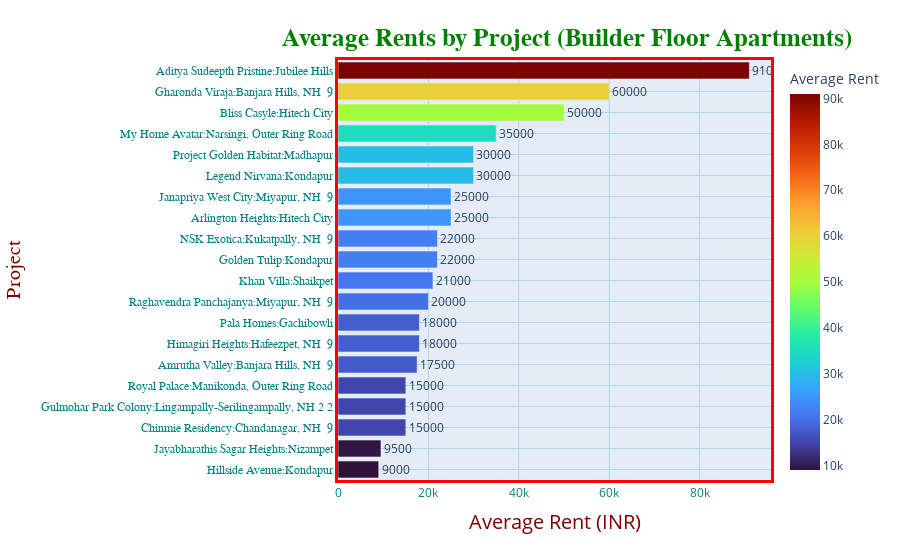

Source (notebook cell):
### Code cell
project_df = df1
project_df['pro_loc'] = project_df['project'] + ':' + project_df['locality']
project_grp = project_df.groupby('pro_loc')
project_df['project_count'] = project_grp['project'].transform('count')
project_df = project_df.loc[project_df['project_count']>=1]
project_grp = project_df.groupby('pro_loc')
project_rents = project_grp['price'].mean()
project_rents = dict(project_rents)
list1 = project_rents.keys()
list2 = project_rents.values()
projectrents_df = pd.DataFrame(list(zip(list1,list2)), columns=['project','mean_rent'])
projectrents_df['mean_rent'] = projectrents_df['mean_rent'].astype(int)

fig = px.bar(projectrents_df[0:20],y='project', x='mean_rent', text='mean_rent',orientation='h',
            labels={'mean_rent':'Average Rent'}, color='mean_rent', color_continuous_scale = 'Turbo') 

fig.update_traces(textposition='outside')
fig.update_layout(title_text="<b>Average Rents by Project (Builder Floor Apartments)</b>",
                 title_font_size=25,
                 title_font_color='green',
                 title_font_family='Titillium Web',
                 title_x=0.63,
                 title_y=0.95,
                 title_xanchor='center',
                 title_yanchor='top',
                 yaxis={'categoryorder':'total ascending'}
                 )

fig.update_xaxes(
        color='teal',
        title_text='Average Rent (INR)',
        title_font_family='Open Sans',
        title_font_size=20,
        title_font_color='maroon',
        title_standoff = 15,
        gridcolor='lightblue',
        tickmode='auto',
        linecolor='red',
        linewidth=3,
        mirror=True)

fig.update_yaxes(
        color='Teal',
        title_text='Project',
        title_font_family='Droid Sans',
        title_font_size=20,
        title_font_color='maroon',
        title_standoff = 15,
        tickfont_family='Arial',
        nticks = 20,
        gridcolor='lightblue',
        linecolor='red',
        linewidth=3,
        mirror = True)

### Figure 1 — Plotly figure (JSON) as saved in the notebook; plotly's stock layout.template omitted (floating-point values rounded to 4 significant figures)
{"data": [{"alignmentgroup": "True", "hovertemplate": "Average Rent=%{marker.color}<br>project=%{y}<extra></extra>", "legendgroup": "", "marker": {"color": [91000, 17500, 25000, 50000, 15000, 60000, 22000, 15000, 9000, 18000, 25000, 9500, 21000, 30000, 35000, 22000, 18000, 30000, 20000, 15000], "coloraxis": "coloraxis", "pattern": {"shape": ""}}, "name": "", "offsetgroup": "", "orientation": "h", "showlegend": false, "text": ["91000", "17500", "25000", "50000", "15000", "60000", "22000", "15000", "9000", "18000", "25000", "9500", "21000", "30000", "35000", "22000", "18000", "30000", "20000", "15000"], "textposition": "outside", "type": "bar", "x": [91000, 17500, 25000, 50000, 15000, 60000, 22000, 15000, 9000, 18000, 25000, 9500, 21000, 30000, 35000, 22000, 18000, 30000, 20000, 15000], "xaxis": "x", "y": ["Aditya Sudeepth Pristine:Jubilee Hills", "Amrutha Valley:Banjara Hills, NH  9", "Arlington Heights:Hitech City", "Bliss Casyle:Hitech City", "Chinmie Residency:Chandanagar, NH  9", "Gharonda Viraja:Banjara Hills, NH  9", "Golden Tulip:Kondapur", "Gulmohar Park Colony:Lingampally-Serilingampally, NH 2 2", "Hillside Avenue:Kondapur", "Himagiri Heights:Hafeezpet, NH  9", "Janapriya West City:Miyapur, NH  9", "Jayabharathis Sagar Heights:Nizampet", "Khan Villa:Shaikpet", "Legend Nirvana:Kondapur", "My Home Avatar:Narsingi, Outer Ring Road", "NSK Exotica:Kukatpally, NH  9", "Pala Homes:Gachibowli", "Project Golden Habitat:Madhapur", "Raghavendra Panchajanya:Miyapur, NH  9", "Royal Palace:Manikonda, Outer Ring Road"], "yaxis": "y"}], "layout": {"barmode": "relative", "coloraxis": {"colorbar": {"title": {"text": "Average Rent"}}, "colorscale": [[0, "#30123b"], [0.07143, "#4145ab"], [0.1429, "#4675ed"], [0.2143, "#39a2fc"], [0.2857, "#1bcfd4"], [0.3571, "#24eca6"], [0.4286, "#61fc6c"], [0.5, "#a4fc3b"], [0.5714, "#d1e834"], [0.6429, "#f3c63a"], [0.7143, "#fe9b2d"], [0.7857, "#f36315"], [0.8571, "#d93806"], [0.9286, "#b11901"], [1, "#7a0402"]]}, "legend": {"tracegroupgap": 0}, "margin": {"t": 60}, "title": {"font": {"color": "green", "family": "Titillium Web", "size": 25}, "text": "<b>Average Rents by Project (Builder Floor Apartments)</b>", "x": 0.63, "xanchor": "center", "y": 0.95, "yanchor": "top"}, "xaxis": {"anchor": "y", "color": "teal", "domain": [0, 1], "gridcolor": "lightblue", "linecolor": "red", "linewidth": 3, "mirror": true, "tickmode": "auto", "title": {"font": {"color": "maroon", "family": "Open Sans", "size": 20}, "standoff": 15, "text": "Average Rent (INR)"}}, "yaxis": {"anchor": "x", "categoryorder": "total ascending", "color": "Teal", "domain": [0, 1], "gridcolor": "lightblue", "linecolor": "red", "linewidth": 3, "mirror": true, "nticks": 20, "tickfont": {"family": "Arial"}, "title": {"font": {"color": "maroon", "family": "Droid Sans", "size": 20}, "standoff": 15, "text": "Project"}}}}
